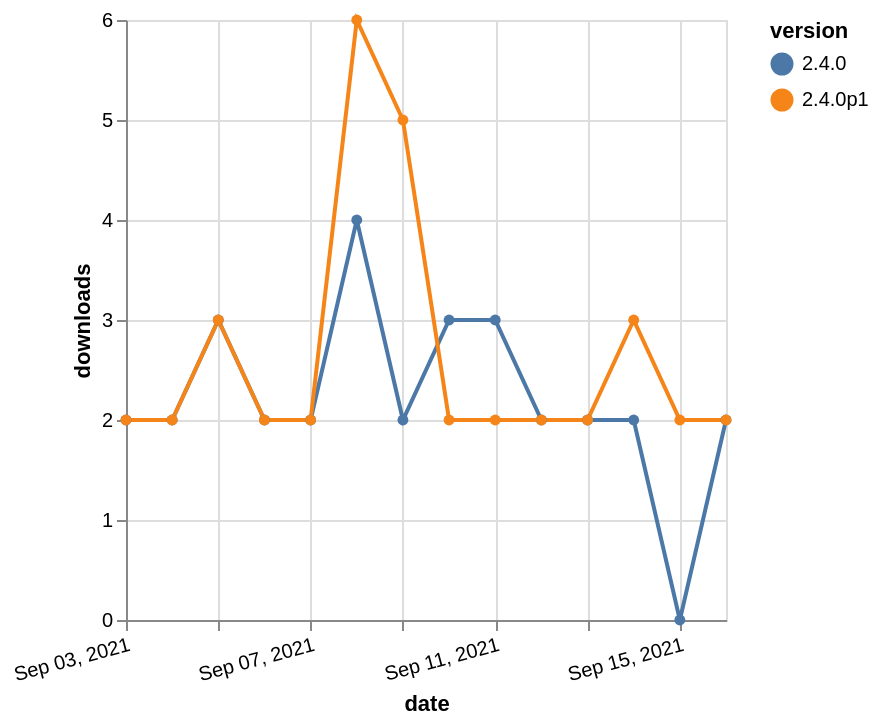

Vega-Lite specification for this chart:
### Vega-Lite specification from a JSON file in a GitHub repository (floating-point values rounded to 4 significant figures)
{"$schema": "https://vega.github.io/schema/vega-lite/v5.json", "description": "A simple bar chart with embedded data.", "data": {"values": [{"date": "2021-09-03", "total": 1319, "delta": 2, "version": "2.4.0"}, {"date": "2021-09-04", "total": 1321, "delta": 2, "version": "2.4.0"}, {"date": "2021-09-05", "total": 1324, "delta": 3, "version": "2.4.0"}, {"date": "2021-09-06", "total": 1326, "delta": 2, "version": "2.4.0"}, {"date": "2021-09-07", "total": 1328, "delta": 2, "version": "2.4.0"}, {"date": "2021-09-08", "total": 1332, "delta": 4, "version": "2.4.0"}, {"date": "2021-09-09", "total": 1334, "delta": 2, "version": "2.4.0"}, {"date": "2021-09-10", "total": 1337, "delta": 3, "version": "2.4.0"}, {"date": "2021-09-11", "total": 1340, "delta": 3, "version": "2.4.0"}, {"date": "2021-09-12", "total": 1342, "delta": 2, "version": "2.4.0"}, {"date": "2021-09-13", "total": 1344, "delta": 2, "version": "2.4.0"}, {"date": "2021-09-14", "total": 1346, "delta": 2, "version": "2.4.0"}, {"date": "2021-09-15", "total": 1346, "delta": 0, "version": "2.4.0"}, {"date": "2021-09-16", "total": 1348, "delta": 2, "version": "2.4.0"}, {"date": "2021-09-03", "total": 3392, "delta": 2, "version": "2.4.0p1"}, {"date": "2021-09-04", "total": 3394, "delta": 2, "version": "2.4.0p1"}, {"date": "2021-09-05", "total": 3397, "delta": 3, "version": "2.4.0p1"}, {"date": "2021-09-06", "total": 3399, "delta": 2, "version": "2.4.0p1"}, {"date": "2021-09-07", "total": 3401, "delta": 2, "version": "2.4.0p1"}, {"date": "2021-09-08", "total": 3407, "delta": 6, "version": "2.4.0p1"}, {"date": "2021-09-09", "total": 3412, "delta": 5, "version": "2.4.0p1"}, {"date": "2021-09-10", "total": 3414, "delta": 2, "version": "2.4.0p1"}, {"date": "2021-09-11", "total": 3416, "delta": 2, "version": "2.4.0p1"}, {"date": "2021-09-12", "total": 3418, "delta": 2, "version": "2.4.0p1"}, {"date": "2021-09-13", "total": 3420, "delta": 2, "version": "2.4.0p1"}, {"date": "2021-09-14", "total": 3423, "delta": 3, "version": "2.4.0p1"}, {"date": "2021-09-15", "total": 3425, "delta": 2, "version": "2.4.0p1"}, {"date": "2021-09-16", "total": 3427, "delta": 2, "version": "2.4.0p1"}]}, "width": "container", "mark": {"type": "line", "point": {"filled": true}}, "encoding": {"x": {"field": "date", "type": "temporal", "timeUnit": "yearmonthdate", "title": "date", "axis": {"labelAngle": -15}}, "y": {"field": "delta", "type": "quantitative", "title": "downloads"}, "color": {"field": "version", "type": "nominal"}, "tooltip": {"field": "delta"}}}
